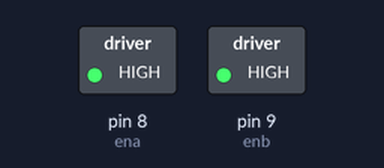
Simulated run of this sketch. Board: Arduino Mega 2560, built with avr-gcc and run on an emulated ATmega2560. Shown: switched loads named in the sketch (green lamp = pin HIGH).

Above: at 0.1 s.
Timing chart, 0 to 1.6 s (numbered marks = the images above):
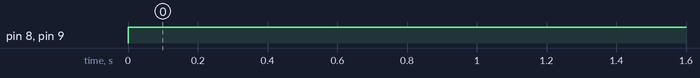

Measured:
- by itself, pin 8 (ena), pin 9 (enb): LOW → HIGH at 0.00 s

The sketch:

JustForward.ino
```cpp
#define ena 8 //Rechter Motor
#define enb 9
#define IN1 45
#define IN2 44
#define IN3 43
#define IN4 42

void setup() {
  digitalWrite(IN3, LOW);
  digitalWrite(IN4, HIGH);
    digitalWrite(IN1, HIGH);
  digitalWrite(IN2, LOW);
}

void loop() {
  analogWrite(enb, 255);
  analogWrite(ena, 255);
  delay(1000);

}
```
